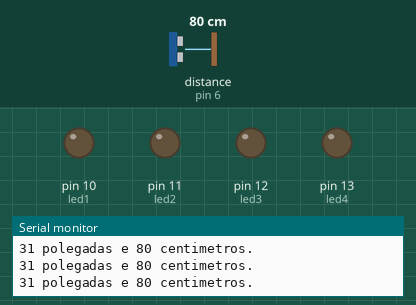
Recording of a sketch running on a simulated Arduino Uno, built with avr-gcc and run on an emulated ATmega328P. Shown: output pins drawn as LEDs (lit = HIGH), the last lines printed to the serial monitor. Wiring (inferred from the names in the program): ultrasonic range finder: trigger pin 7; echo pin 6. Inputs (shaded band) come from the test bench; at power-on: distance to the obstacle (sensor on pin 6) 80 cm. The echo pulse lasts 58.3 µs per cm; pins used as bus, display or sensor lines are not drawn.

Above: at 1.2 s.
1.3 s: distance to the obstacle (sensor on pin 6) set to 45 cm
4.3 s: distance to the obstacle (sensor on pin 6) set to 36 cm
At 5.1 s:
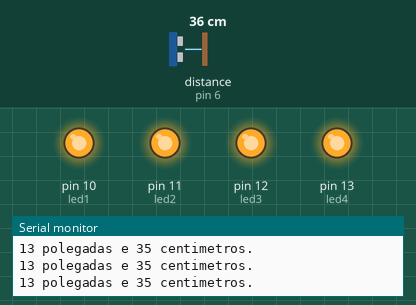
5.9 s: distance to the obstacle (sensor on pin 6) set to 27 cm
At 6.7 s:
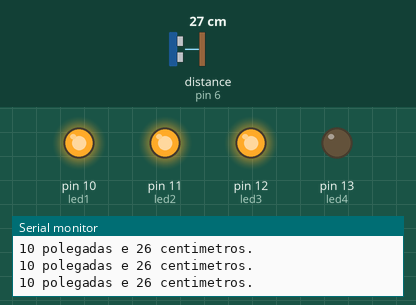
7.5 s: distance to the obstacle (sensor on pin 6) set to 22 cm
9.0 s: distance to the obstacle (sensor on pin 6) set to 18 cm
At 10.4 s:
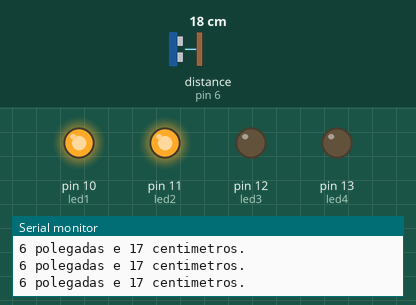
10.7 s: distance to the obstacle (sensor on pin 6) set to 9 cm
At 11.7 s:
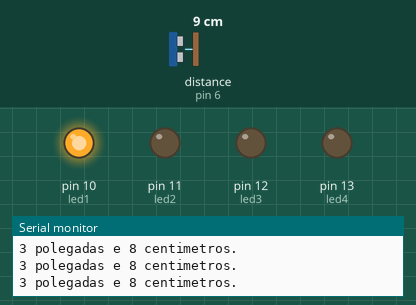
Timing chart, 0 to 13.3 s (numbered marks = the images above; inputs shaded):
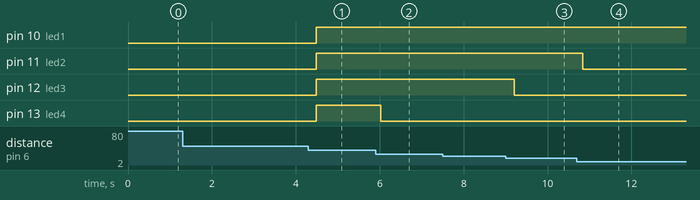

Measured:
- the behaviour switches between 41 and 40 cm on distance to the obstacle (sensor on pin 6) (found by bisection; images 0 and 1)
- the behaviour switches between 31 and 30 cm on distance to the obstacle (sensor on pin 6) (found by bisection; images 1 and 2)
- the behaviour switches between 21 and 20 cm on distance to the obstacle (sensor on pin 6) (found by bisection; images 2 and 3)
- after the input at 4.3 s, pin 10 (led1), pin 11 (led2), pin 12 (led3), pin 13 (led4): LOW → HIGH after 0.18 s
- after the input at 5.9 s, pin 13 (led4): HIGH → LOW after 0.13 s
- after the input at 9.0 s, pin 12 (led3): HIGH → LOW after 0.20 s
- after the input at 10.7 s, pin 11 (led2): HIGH → LOW after 0.13 s

The sketch:

SensorUltrassonico4Pinos-ControlandoQuantidadeDeLEDsAcesos.ino
```cpp
long inches = 0;
long cm = 0;

int led1 = 10;
int led2 = 11;
int led3 = 12;
int led4 = 13;

int trigger = 7;
int echo = 6;

void setup()
{
  Serial.begin(9600);
  pinMode(led4, OUTPUT);
  pinMode(led3, OUTPUT);
  pinMode(led2, OUTPUT);
  pinMode(led1, OUTPUT);
}

void loop()
{
  cm = 0.01723 * readUltrasonicTime(trigger, echo);
  inches = (cm / 2.54);
  Serial.print(inches);
  Serial.print(" polegadas e ");
  Serial.print(cm);
  Serial.println(" centimetros.");
  delay(100);

  // Controle dos LEDs com base na distância
  if (cm < 10) {
    digitalWrite(led1, HIGH);
    digitalWrite(led2, LOW);
    digitalWrite(led3, LOW);
    digitalWrite(led4, LOW);
  } else if (cm < 20) {
    digitalWrite(led1, HIGH);
    digitalWrite(led2, HIGH);
    digitalWrite(led3, LOW);
    digitalWrite(led4, LOW);
  } else if (cm < 30) {
    digitalWrite(led1, HIGH);
    digitalWrite(led2, HIGH);
    digitalWrite(led3, HIGH);
    digitalWrite(led4, LOW);
  } else if (cm < 40){
    digitalWrite(led1, HIGH);
    digitalWrite(led2, HIGH);
    digitalWrite(led3, HIGH);
    digitalWrite(led4, HIGH);
  }else{
    digitalWrite(led1, LOW);
    digitalWrite(led2, LOW);
    digitalWrite(led3, LOW);
    digitalWrite(led4, LOW);
  }
}

long readUltrasonicTime(int triggerPin, int echoPin)
{
  pinMode(triggerPin, OUTPUT);
  digitalWrite(triggerPin, LOW);
  delayMicroseconds(2);
  digitalWrite(triggerPin, HIGH);
  delayMicroseconds(10);
  digitalWrite(triggerPin, LOW);
  pinMode(echoPin, INPUT);
  return pulseIn(echoPin, HIGH);
}
```
